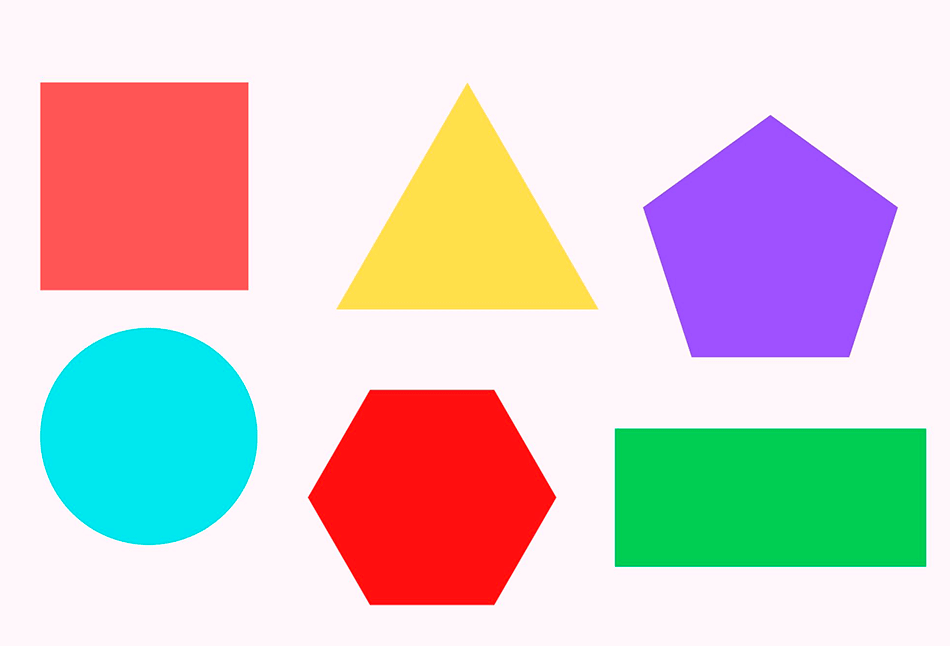
#> input picture 2doparcial/labo9/figuras.png, 950 x 646 px
$ python ejercicio8_lab9_vis.py
#> lines starting #> are read from the running program, lines starting #| are printed output that depends on the picture; after the words box and inside, x2 and y2 are one past the last pixel; in counts of white or black regions, pixels touching at a corner belong together
import cv2
import numpy as np
import matplotlib.pyplot as plt

# Cargar la imagen
ruta_imagen = 'figuras.png'
imagen = cv2.imread(ruta_imagen)
#> imagen is the input picture: shape (646, 950, 3); mean B, G, R 202.9, 203.8, 214.9

# Convertir la imagen a escala de grises y aplicar desenfoque para reducir el ruido
imagen_gris = cv2.cvtColor(imagen, cv2.COLOR_BGR2GRAY)
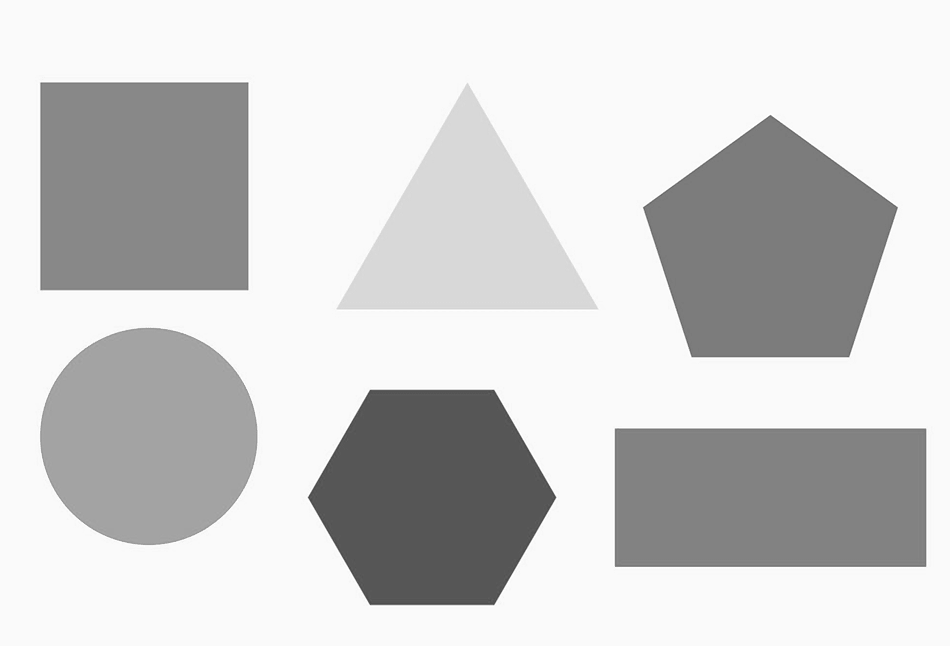
#> imagen_gris: shape (646, 950); min 76, max 255, mean 207.1
imagen_desenfocada = cv2.GaussianBlur(imagen_gris, (5, 5), 0)

# Detectar bordes usando Canny
bordes = cv2.Canny(imagen_desenfocada, 50, 150)
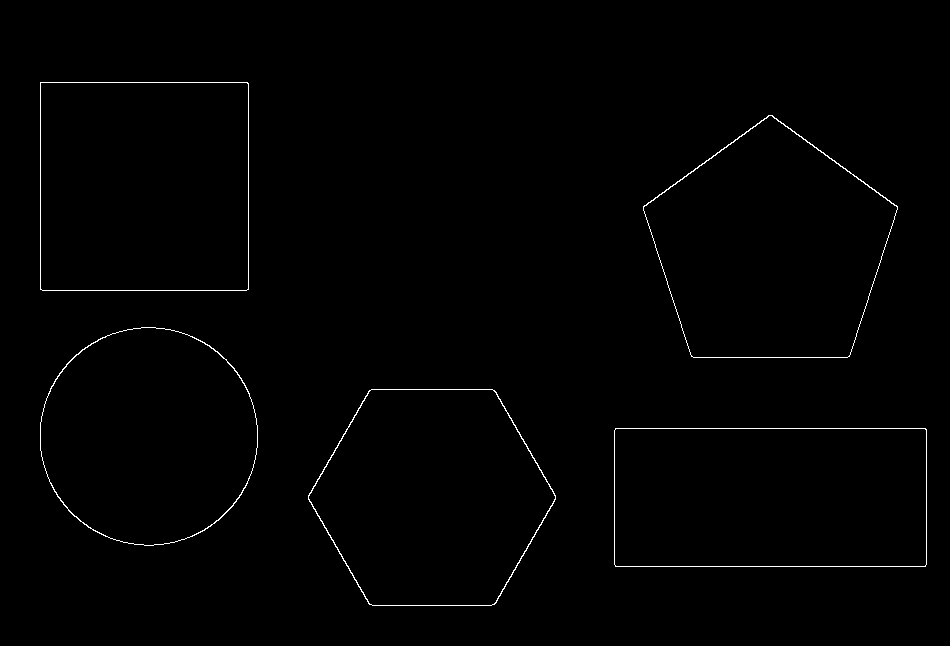
#> bordes: shape (646, 950); 0.71% white in thin lines or dots, all inside (x1, y1, x2, y2) = (40, 82, 927, 606)

# Encontrar contornos en la imagen binaria
contornos, _ = cv2.findContours(bordes, cv2.RETR_EXTERNAL, cv2.CHAIN_APPROX_SIMPLE)
#> contornos = 5 contours; box (x1, y1, x2, y2) and area: (40, 82, 249, 291) 43260, (614, 428, 927, 567) 43051, (643, 115, 898, 358) 42852, (308, 389, 556, 606) 40312, (40, 327, 258, 546) 37184

# Colores para cada tipo de figura
colores = {
    "Triángulo": (0, 255, 255),
    "Cuadrado": (255, 0, 0),
    "Rectángulo": (0, 255, 0),
    "Pentágono": (255, 0, 255),
    "Hexágono": (0, 165, 255),
    "Círculo": (255, 255, 0)
}

# Función para detectar el tipo de figura
def detectar_figura(contorno):
    perimetro = cv2.arcLength(contorno, True)
    aproximacion = cv2.approxPolyDP(contorno, 0.04 * perimetro, True)
    lados = len(aproximacion)

    if lados == 3:
        return "Triángulo"
    elif lados == 4:
        (x, y, w, h) = cv2.boundingRect(aproximacion)
        aspecto = w / float(h)
        if 0.95 <= aspecto <= 1.05:
            return "Cuadrado"
        else:
            return "Rectángulo"
    elif lados == 5:
        return "Pentágono"
    elif lados == 6:
        return "Hexágono"
    else:
        return "Círculo"

# Detectar y colorear cada figura directamente en la imagen original
for contorno in contornos:
    figura = detectar_figura(contorno)
    color = colores.get(figura, (0, 0, 0))  # Obtener color asignado para la figura

    # Dibujar el contorno de la figura y el nombre
    cv2.drawContours(imagen, [contorno], -1, color, -1)  # Rellenar la figura
    M = cv2.moments(contorno)
    if M["m00"] != 0:
        cx = int(M["m10"] / M["m00"])
        cy = int(M["m01"] / M["m00"])
        cv2.putText(imagen, figura, (cx - 50, cy), cv2.FONT_HERSHEY_SIMPLEX, 0.6, (0, 0, 0), 2)
#> this loop made 5 passes
#> (perimetro in detectar_figura, aproximacion in detectar_figura, lados in detectar_figura, x in detectar_figura, y in detectar_figura, w in detectar_figura, h in detectar_figura, aspecto in detectar_figura) on passes 1, 5: (897.7, [[614, 430], [615, 566], [926, 564], [925, 428]], 4, 614, 428, 313, 139, 2.25), (830.2, [[40, 82], [40, 289], [248, 289], [247, 82]], 4, 40, 82, 209, 208, 1)
#> (perimetro in detectar_figura, lados in detectar_figura, figura, color, cx, cy) on passes 2 to 4: (780.7, 6, 'Hexágono', (0, 165, 255), 431, 496), (721.8, 7, 'Círculo', (255, 255, 0), 148, 435), (828, 5, 'Pentágono', (255, 0, 255), 769, 248)
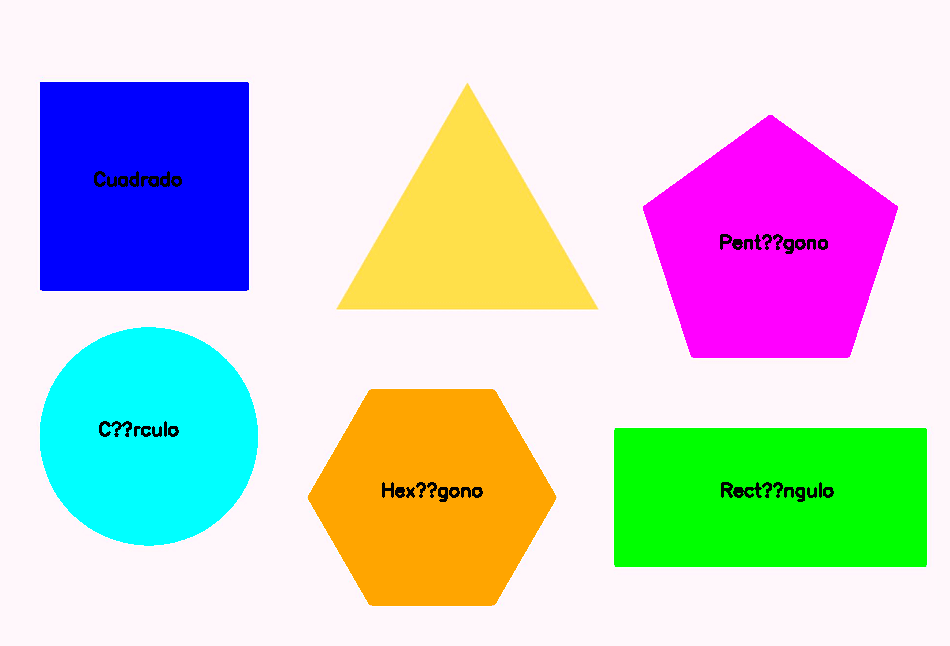
#> imagen: shape (646, 950, 3); mean B, G, R 208, 205.8, 202.5

# Mostrar la imagen con las figuras coloreadas y etiquetadas usando matplotlib
imagen_rgb = cv2.cvtColor(imagen, cv2.COLOR_BGR2RGB)  # Convertir a RGB para matplotlib
plt.imshow(imagen_rgb)
plt.axis('off')  # Ocultar ejes
plt.title("Detección de Figuras y Colores")
plt.show()
